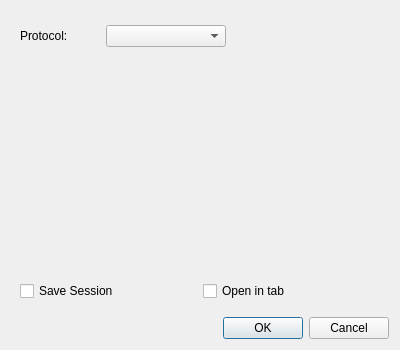
<?xml version="1.0" encoding="UTF-8"?>
<ui version="4.0">
 <class>ConfigDialog</class>
 <widget class="QDialog" name="ConfigDialog">
  <property name="geometry">
   <rect>
    <x>0</x>
    <y>0</y>
    <width>400</width>
    <height>350</height>
   </rect>
  </property>
  <property name="sizePolicy">
   <sizepolicy hsizetype="Fixed" vsizetype="Fixed">
    <horstretch>0</horstretch>
    <verstretch>0</verstretch>
   </sizepolicy>
  </property>
  <property name="baseSize">
   <size>
    <width>400</width>
    <height>350</height>
   </size>
  </property>
  <property name="windowTitle">
   <string>Dialog</string>
  </property>
  <layout class="QVBoxLayout" name="verticalLayout_2">
   <item>
    <layout class="QVBoxLayout" name="verticalLayout">
     <item>
      <widget class="QWidget" name="widget_top" native="true">
       <property name="sizePolicy">
        <sizepolicy hsizetype="Preferred" vsizetype="Fixed">
         <horstretch>0</horstretch>
         <verstretch>0</verstretch>
        </sizepolicy>
       </property>
       <property name="minimumSize">
        <size>
         <width>0</width>
         <height>40</height>
        </size>
       </property>
       <property name="maximumSize">
        <size>
         <width>16777215</width>
         <height>30</height>
        </size>
       </property>
       <layout class="QHBoxLayout" name="horizontalLayout">
        <item>
         <widget class="QLabel" name="label">
          <property name="sizePolicy">
           <sizepolicy hsizetype="Fixed" vsizetype="Preferred">
            <horstretch>0</horstretch>
            <verstretch>0</verstretch>
           </sizepolicy>
          </property>
          <property name="minimumSize">
           <size>
            <width>80</width>
            <height>0</height>
           </size>
          </property>
          <property name="maximumSize">
           <size>
            <width>80</width>
            <height>16777215</height>
           </size>
          </property>
          <property name="text">
           <string>Protocol:</string>
          </property>
         </widget>
        </item>
        <item>
         <widget class="QComboBox" name="protocolBox">
          <property name="sizePolicy">
           <sizepolicy hsizetype="Fixed" vsizetype="Maximum">
            <horstretch>0</horstretch>
            <verstretch>0</verstretch>
           </sizepolicy>
          </property>
          <property name="minimumSize">
           <size>
            <width>120</width>
            <height>0</height>
           </size>
          </property>
          <property name="maximumSize">
           <size>
            <width>120</width>
            <height>16777215</height>
           </size>
          </property>
         </widget>
        </item>
        <item>
         <spacer name="horizontalSpacer">
          <property name="orientation">
           <enum>Qt::Horizontal</enum>
          </property>
          <property name="sizeHint" stdset="0">
           <size>
            <width>40</width>
            <height>20</height>
           </size>
          </property>
         </spacer>
        </item>
       </layout>
      </widget>
     </item>
     <item>
      <widget class="QWidget" name="widget_centor" native="true">
       <layout class="QHBoxLayout" name="horizontalLayout_3">
        <property name="leftMargin">
         <number>0</number>
        </property>
        <property name="topMargin">
         <number>0</number>
        </property>
        <property name="rightMargin">
         <number>0</number>
        </property>
        <property name="bottomMargin">
         <number>0</number>
        </property>
        <item>
         <layout class="QVBoxLayout" name="centorLayout"/>
        </item>
       </layout>
      </widget>
     </item>
     <item>
      <widget class="QWidget" name="widget_bottom" native="true">
       <property name="sizePolicy">
        <sizepolicy hsizetype="Preferred" vsizetype="Fixed">
         <horstretch>0</horstretch>
         <verstretch>0</verstretch>
        </sizepolicy>
       </property>
       <property name="minimumSize">
        <size>
         <width>0</width>
         <height>40</height>
        </size>
       </property>
       <property name="maximumSize">
        <size>
         <width>16777215</width>
         <height>40</height>
        </size>
       </property>
       <layout class="QHBoxLayout" name="horizontalLayout_2">
        <item>
         <widget class="QCheckBox" name="saveSessionCheckBox">
          <property name="text">
           <string>Save Session</string>
          </property>
         </widget>
        </item>
        <item>
         <widget class="QCheckBox" name="OpenTabCheckBox">
          <property name="text">
           <string>Open in tab</string>
          </property>
         </widget>
        </item>
       </layout>
      </widget>
     </item>
    </layout>
   </item>
   <item>
    <widget class="QDialogButtonBox" name="buttonBox">
     <property name="orientation">
      <enum>Qt::Horizontal</enum>
     </property>
     <property name="standardButtons">
      <set>QDialogButtonBox::Cancel|QDialogButtonBox::Ok</set>
     </property>
    </widget>
   </item>
  </layout>
 </widget>
 <resources/>
 <connections>
  <connection>
   <sender>buttonBox</sender>
   <signal>accepted()</signal>
   <receiver>ConfigDialog</receiver>
   <slot>accept()</slot>
   <hints>
    <hint type="sourcelabel">
     <x>248</x>
     <y>254</y>
    </hint>
    <hint type="destinationlabel">
     <x>157</x>
     <y>274</y>
    </hint>
   </hints>
  </connection>
  <connection>
   <sender>buttonBox</sender>
   <signal>rejected()</signal>
   <receiver>ConfigDialog</receiver>
   <slot>reject()</slot>
   <hints>
    <hint type="sourcelabel">
     <x>316</x>
     <y>260</y>
    </hint>
    <hint type="destinationlabel">
     <x>286</x>
     <y>274</y>
    </hint>
   </hints>
  </connection>
 </connections>
</ui>
